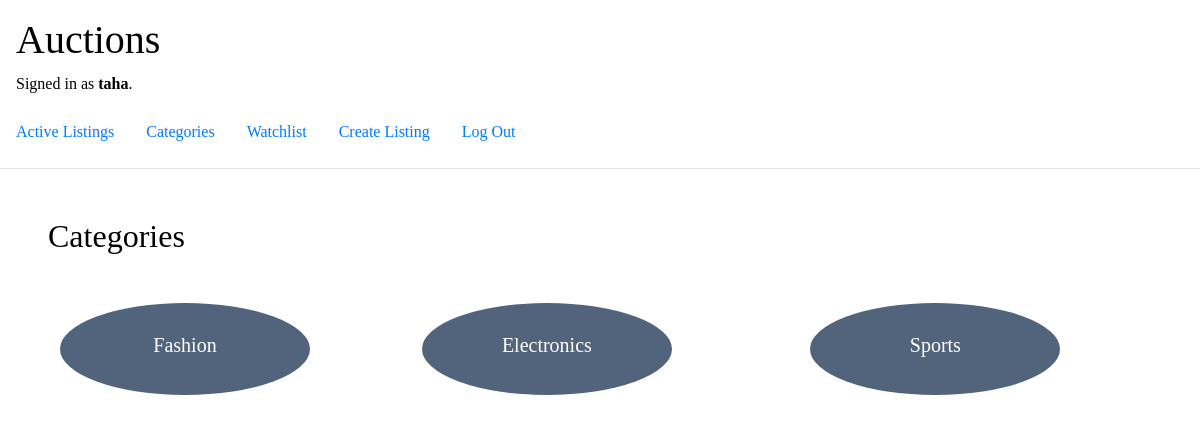
The app's page /categories (signed in), older data.
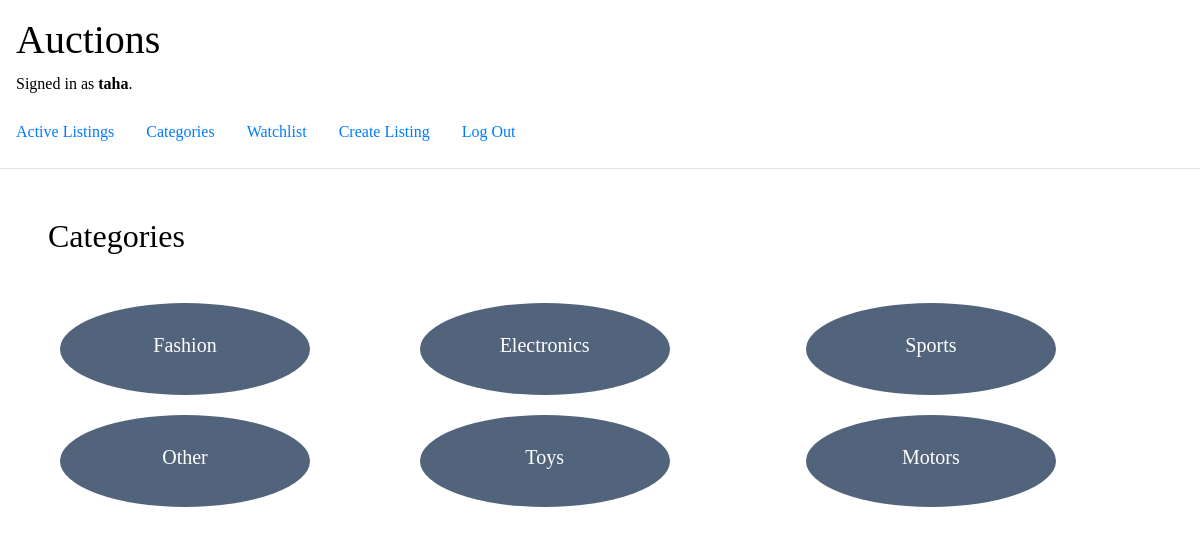
The same page, newer data.
### auctions/models.py (models this page shows, shortened)
class Listing(models.Model):
        title = models.CharField(max_length=64)
        description =models.CharField(max_length=64)
        amount = models.FloatField(max_length=64)
        endAmont = models.FloatField(max_length=64,default=0)
        url =models.CharField(max_length=250)
        category =models.CharField(max_length=64)
        created_at = models.DateTimeField(auto_now_add=True)
        updated_at = models.DateTimeField(auto_now=True)
        user = models.ForeignKey(User, on_delete=models.CASCADE, related_name="EnterUser")
        status=models.CharField(max_length=64 ,default='open')

### auctions/views.py (the view)
# urls.py: path("categories", views.categories, name="categories"),
@login_required(login_url='/login')
def categories(request):
    categorie_list = Listing.objects.values_list('category').distinct()
    return render(request, "auctions/categories.html" ,{'categorie_list':categorie_list})

### auctions/templates/auctions/categories.html (shortened to what this page needs)
{% extends "auctions/layout.html" %}
{% block body %}
    <h2 class="m-5"> Categories</h2>
    <div class="continer">
        {% if categorie_list  %}
{% for i in categorie_list %}
{% for x in i %}
<a href="{% url 'categorieView' x   %}">
<div class="continer-iteam">
    {% if x == 'No Category Listed'%}
    <h5>Uncategory </h5>
    {% else %}
    <h5> {{x}}</h5>
    {% endif %}
</div>
</a>
{% endfor %}
{% endfor %}
{% endif %}
</div>
{% endblock %}

Row changes from the older to the newer data that the page shows:
now on this page (row unchanged): Listing: category "Electronics"
now on this page (row edited): Listing: category "Sports"
added Listing: category "Other"
added Listing: category "Toys"
added Listing: category "Motors"
Text that changed along with them:
list line gone: "Electronics"
list line gone: "Sports"
